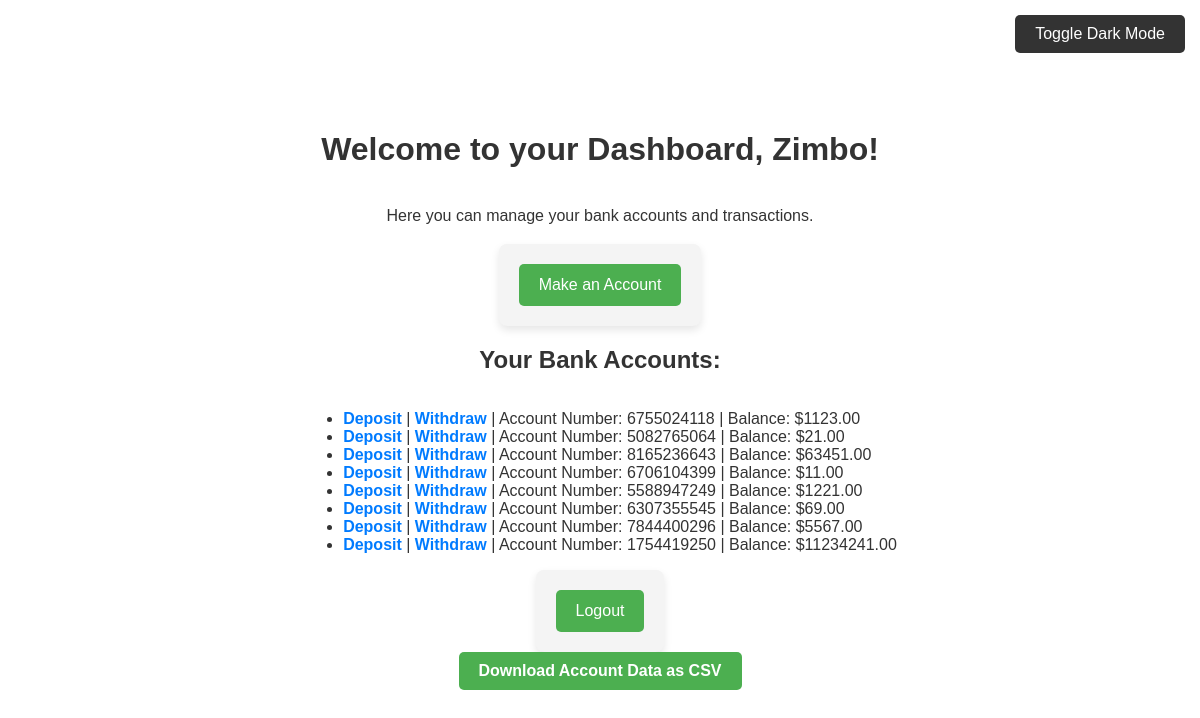
The app's page /accounts/dashboard/ (signed in), older data.
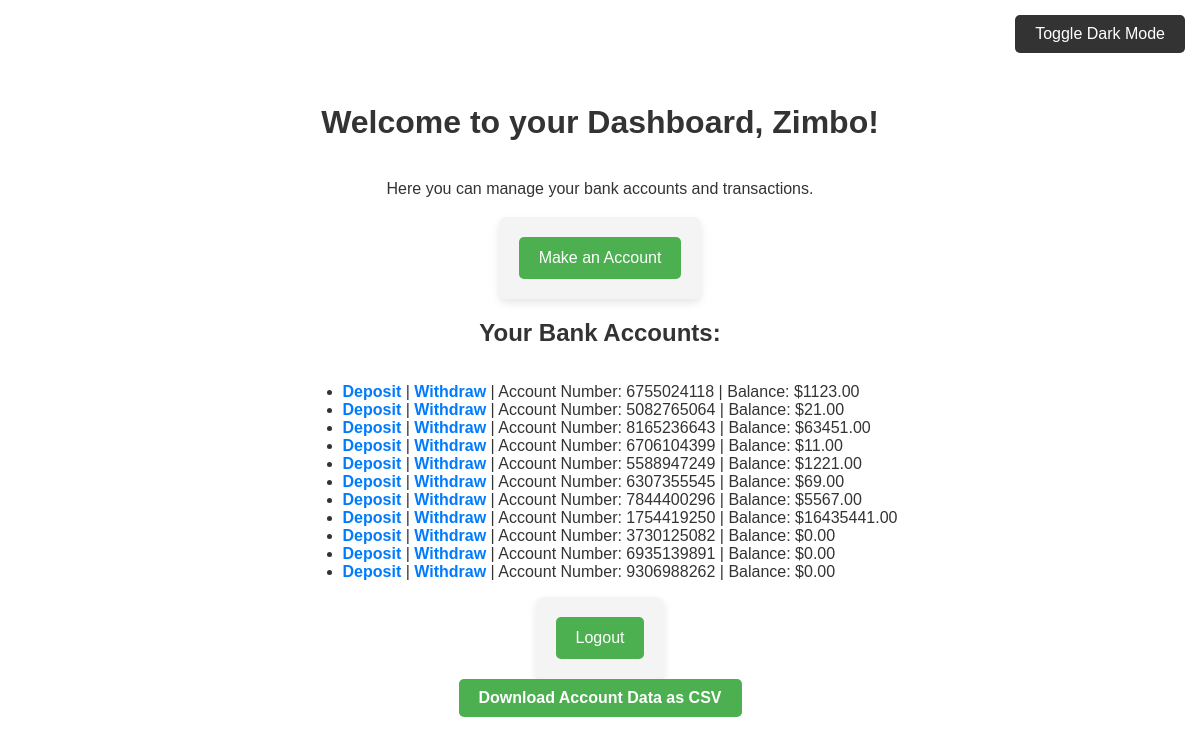
The same page, newer data.
### accounts/models.py (models this page shows, shortened)
class BankAccount(models.Model):
    user = models.ForeignKey(User, on_delete=models.CASCADE)
    balance = models.DecimalField(max_digits=10, decimal_places=2, default=Decimal('0.00'))
    account_number = models.CharField(max_length=100, unique=True)

### accounts/views.py (the view)
# urls.py: path('dashboard/', views.dashboard, name='dashboard'),
@login_required
def dashboard(request):
    bank_accounts = BankAccount.objects.filter(user=request.user)
    return render(request, 'accounts/dashboard.html', {'bank_accounts': bank_accounts})

### accounts/templates/accounts/dashboard.html (shortened to what this page needs)
<!DOCTYPE html>
<html lang="en">
<head>
    {% load static %}
    <link rel="stylesheet" href="{% static 'accounts/index.css' %}">
</head>
<body>
    <button id="dark-mode-toggle">Toggle Dark Mode</button>
    <div class="container flex-center">
        <h1>Welcome to your Dashboard, {{ user.username }}!</h1>
        <p>Here you can manage your bank accounts and transactions.</p>
        <form action="{% url 'create_account' %}" method="post">
            <button type="submit">Make an Account</button>
        </form>
        <h2>Your Bank Accounts:</h2>
        <ul>
            {% for account in bank_accounts %}
                <li>
                    <a href="{% url 'deposit' account.id %}">Deposit</a> |
                    <a href="{% url 'withdraw' account.id %}">Withdraw</a> |
                    Account Number: {{ account.account_number }} |
                    Balance: ${{ account.balance }}
                </li>
            {% empty %}
                <li>You don't have any bank accounts yet.</li>
            {% endfor %}
        </ul>
        <form action="{% url 'logout' %}" method="post">
            <button type="submit">Logout</button>
        </form>
        <a href="{% url 'download_all_accounts_data' %}" class="download-button">Download Account Data as CSV</a>
    </div>
</body>
</html>

### static/accounts/index.css (style rules this page uses)
body { font-family: Arial, sans-serif; background-color: #fff; color: #333; margin: 0; padding: 0; transition: background-color 0.3s ease, color 0.3s ease; }
.download-button { display: inline-block; padding: 10px 20px; color: #fff; background-color: #4CAF50; border: none; border-radius: 5px; text-decoration: none; font-size: 16px; transition: background-color 0.3s; }
*, *::before, *::after { box-sizing: border-box; }
h1 { font-size: 2rem; margin-bottom: 20px; color: inherit; }
p { font-size: 1rem; line-height: 1.5; color: inherit; }
button { padding: 12px 20px; font-size: 1rem; cursor: pointer; border-radius: 5px; border: none; outline: none; transition: background-color 0.3s ease, transform 0.2s ease; }
button { background-color: #4CAF50; color: white; }
a { color: #007BFF; text-decoration: none; font-weight: bold; transition: color 0.3s ease; }
#dark-mode-toggle { position: fixed; top: 15px; right: 15px; padding: 10px 20px; background-color: #333; color: #fff; border: none; border-radius: 5px; cursor: pointer; font-size: 1rem; transition: background-color 0.3s ease, transform 0.2s ease; }
form { max-width: 500px; margin: 0 auto; padding: 20px; background-color: #f4f4f4; border-radius: 8px; box-shadow: 0 4px 8px rgba(0, 0, 0, 0.1); }
.container { max-width: 1200px; margin: 0 auto; padding: 0 15px; }
.flex-center { display: flex; justify-content: center; align-items: center; height: 100vh; flex-direction: column; }

Row changes from the older to the newer data that the page shows:
changed BankAccount (number 8 of 11 on the later page): balance "11234241.00" → "16435441.00"
added BankAccount: account_number "3730125082", balance "0.00"
added BankAccount: account_number "6935139891", balance "0.00"
added BankAccount: account_number "9306988262", balance "0.00"
